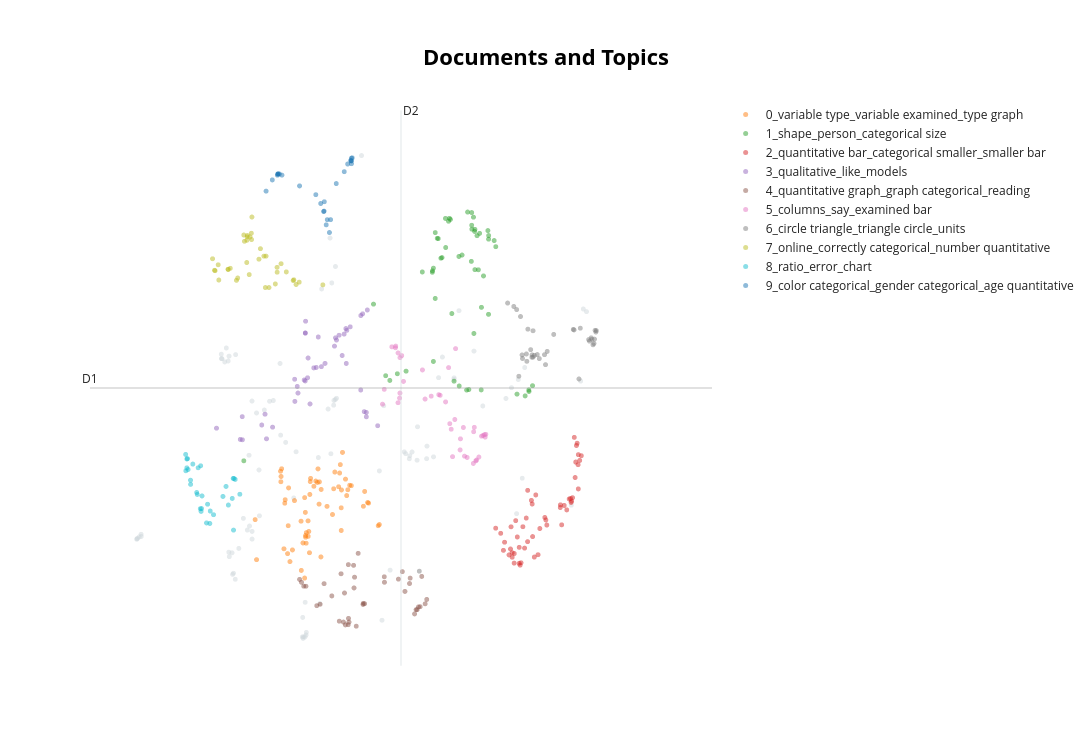

Here is the notebook cell this chart was saved with:
### Code cell
model_q5.visualize_documents(docs_q5, hide_annotations=True)
